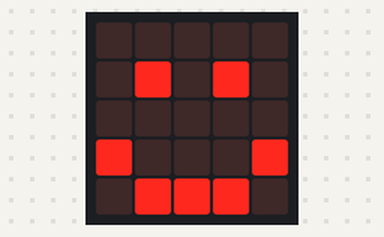
Bench run of a program on a simulated BBC micro:bit running MicroPython. Shown: the board's 5×5 LED display. Dim RGB values are drawn brighter than linear.

Above: at 0.1 s.
At 0.56 s:
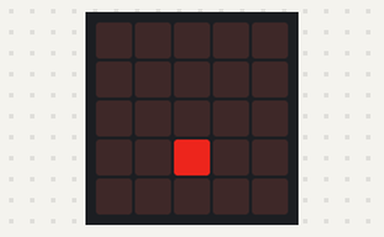
At 0.96 s:
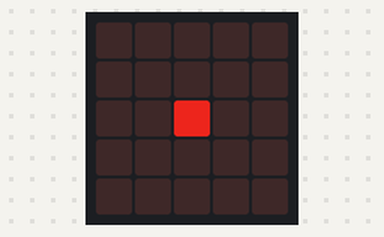

The program:

Section_4._Microbit_horse_race_light.py
```python
import microbit
from microbit import *
display.show(Image.HAPPY)
sleep(200)
display.clear()
boat1 = Image("00700:00000:00000:00000:00000")
boat2 = Image("00000:00700:00000:00000:00000")
boat3 = Image("00000:00000:00700:00000:00000")
boat4 = Image("00000:00000:00000:00700:00000")
boat5 = Image("00000:00000:00000:00000:00700")
all_boat = [boat1,boat2,boat3,boat4,boat5]
while True:
    display.show(all_boat,delay = 100)
```

Measured:
- by itself, everything shown: repeats every 0.51 s, in 5 steps
